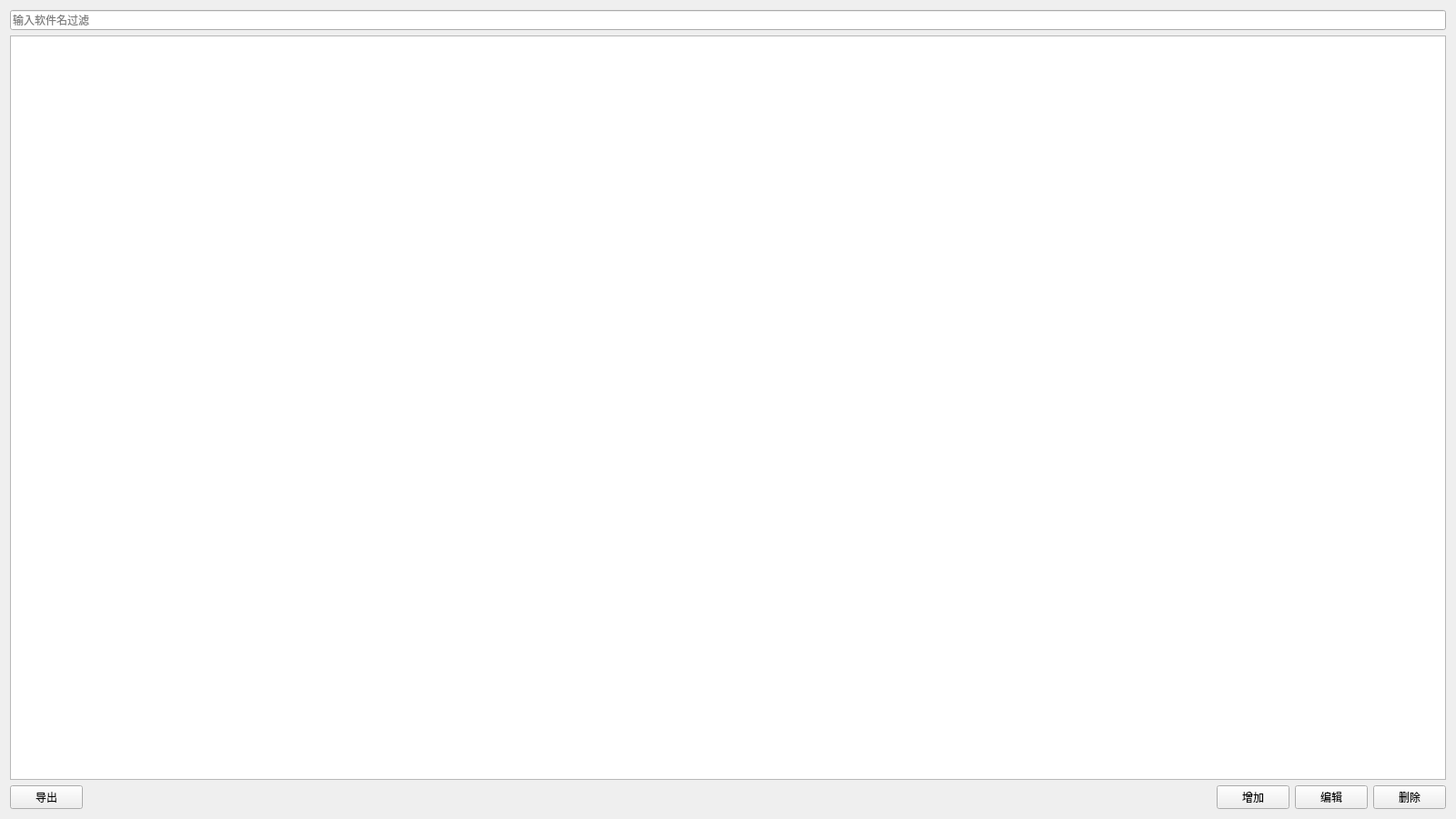
<?xml version="1.0" encoding="UTF-8"?>
<ui version="4.0">
 <class>ProjectSoftwareWidget</class>
 <widget class="QWidget" name="ProjectSoftwareWidget">
  <property name="geometry">
   <rect>
    <x>0</x>
    <y>0</y>
    <width>1600</width>
    <height>900</height>
   </rect>
  </property>
  <property name="windowTitle">
   <string>ProjectSoftwareWidget</string>
  </property>
  <layout class="QVBoxLayout" name="verticalLayout_2">
   <item>
    <layout class="QHBoxLayout" name="horizontalLayout">
     <item>
      <widget class="QLineEdit" name="filter_LE">
       <property name="placeholderText">
        <string>输入软件名过滤</string>
       </property>
      </widget>
     </item>
    </layout>
   </item>
   <item>
    <widget class="QTableView" name="main_TB"/>
   </item>
   <item>
    <layout class="QHBoxLayout" name="horizontalLayout_2">
     <item>
      <widget class="QPushButton" name="export_PB">
       <property name="text">
        <string>导出</string>
       </property>
      </widget>
     </item>
     <item>
      <spacer name="horizontalSpacer">
       <property name="orientation">
        <enum>Qt::Horizontal</enum>
       </property>
       <property name="sizeHint" stdset="0">
        <size>
         <width>40</width>
         <height>20</height>
        </size>
       </property>
      </spacer>
     </item>
     <item>
      <widget class="QPushButton" name="add_PB">
       <property name="text">
        <string>增加</string>
       </property>
      </widget>
     </item>
     <item>
      <widget class="QPushButton" name="edit_PB">
       <property name="text">
        <string>编辑</string>
       </property>
      </widget>
     </item>
     <item>
      <widget class="QPushButton" name="delete_PB">
       <property name="text">
        <string>删除</string>
       </property>
      </widget>
     </item>
    </layout>
   </item>
  </layout>
 </widget>
 <layoutdefault spacing="6" margin="11"/>
 <resources/>
 <connections/>
</ui>
